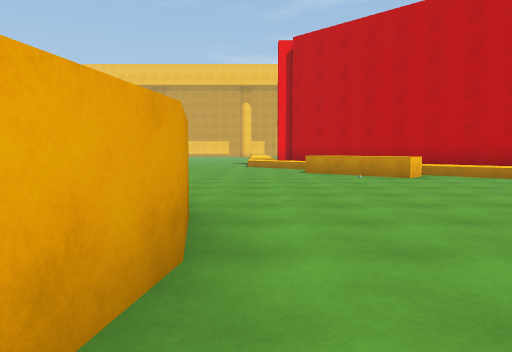
View 1 (above)

23 first-person views from a walk through a Unity game level. The camera is 1.3 m above the floor, tilts 4° down and sees 70° across. The floor is counted in squares, 2 m on a side. Each view is taken from the middle of a square. On the plan, view 1 faces up. The plan holds only what a view shows up to about 11 squares ahead; the rest is blank. The place goes on beyond the plan. The player character is not drawn. Some animated figures are left out. Surface patterns are stand-ins for the level's own textures.

View 2
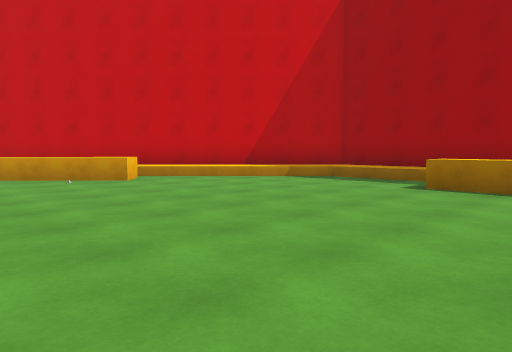

View 3
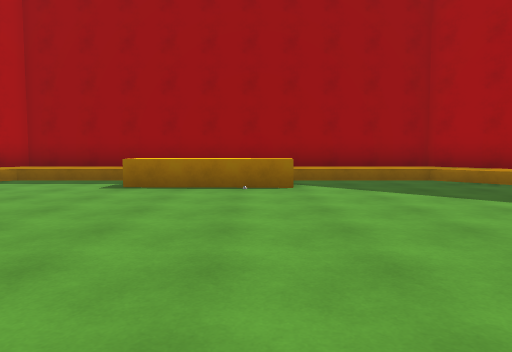

View 4
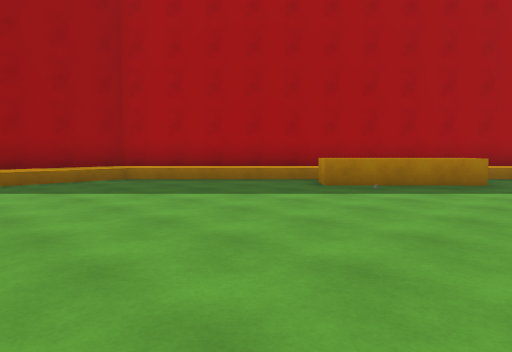

View 5
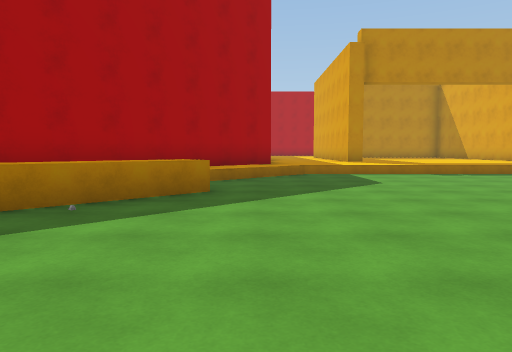

View 6
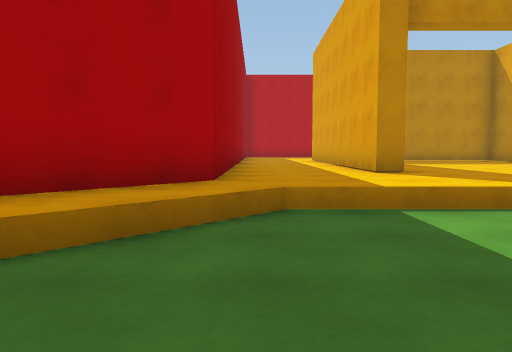

View 7
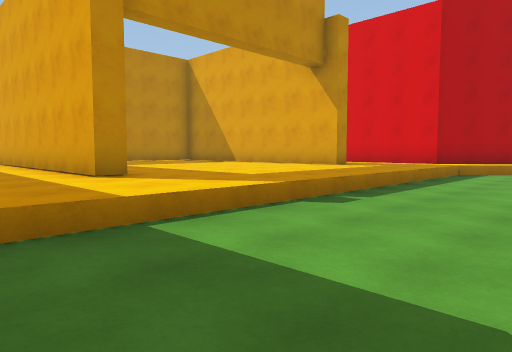

View 8
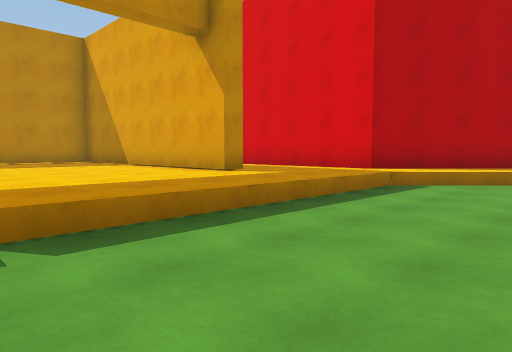

View 9
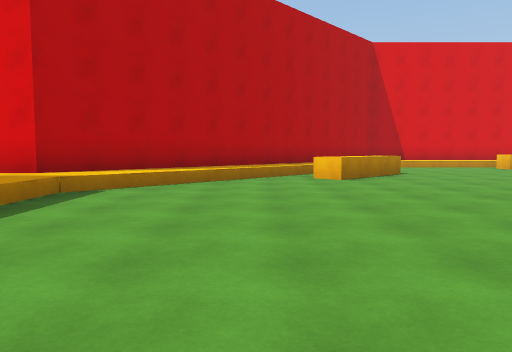

View 10
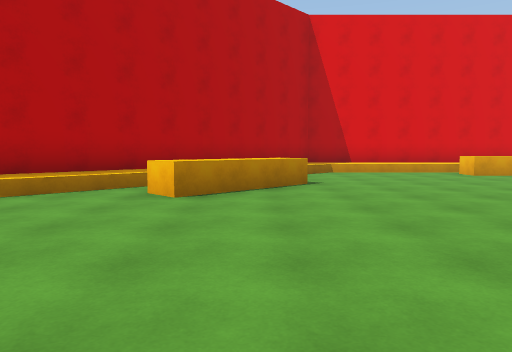

View 11
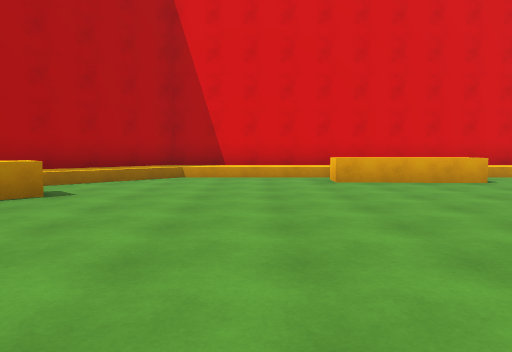

View 12
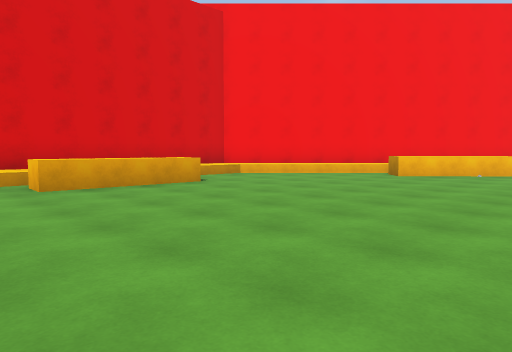

View 13
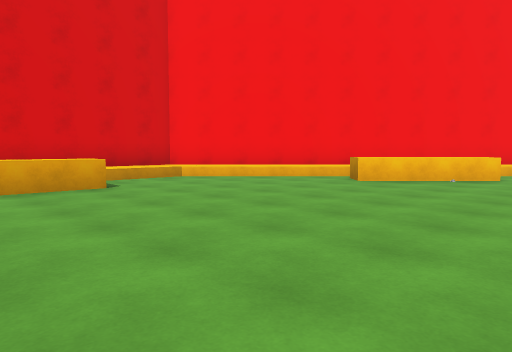

View 14
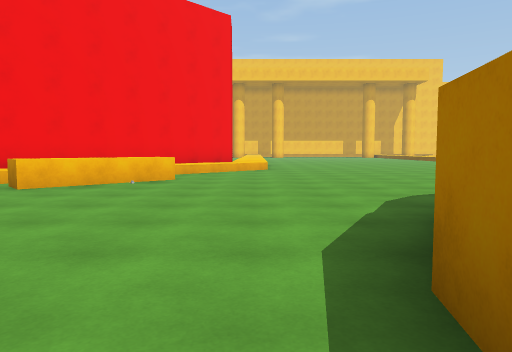

View 15
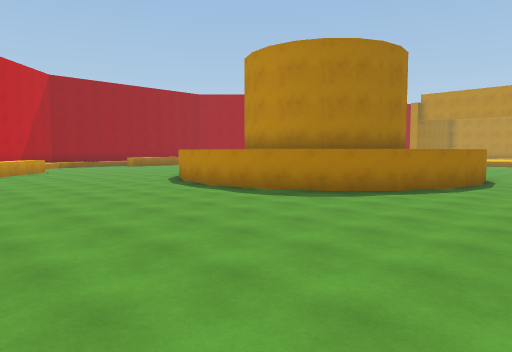

View 16
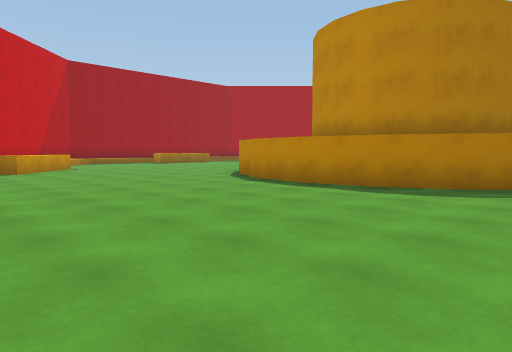

View 17
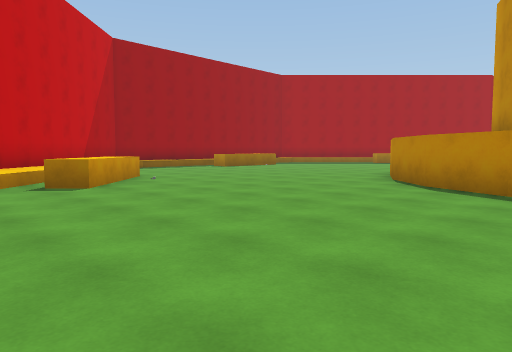

View 18
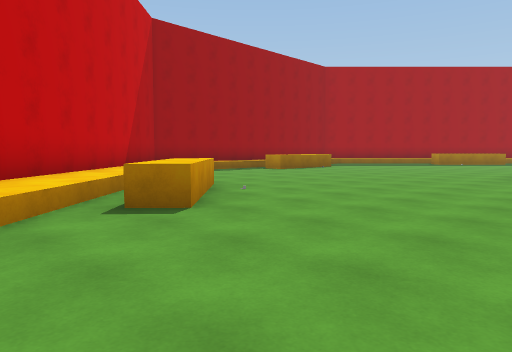

View 19
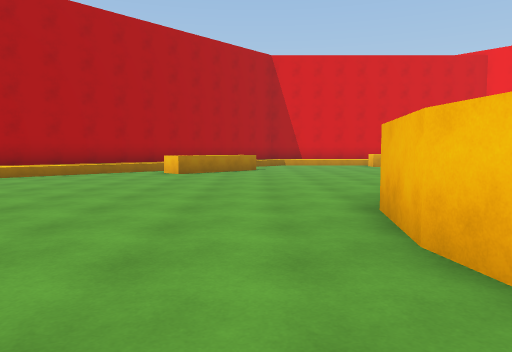

View 20
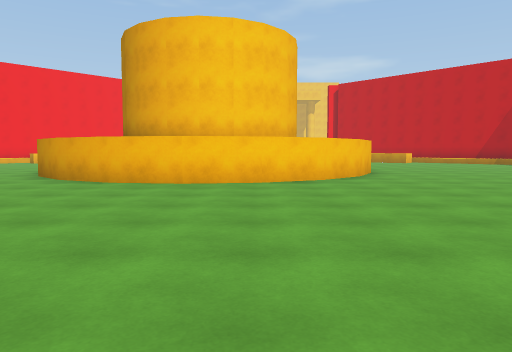

View 21
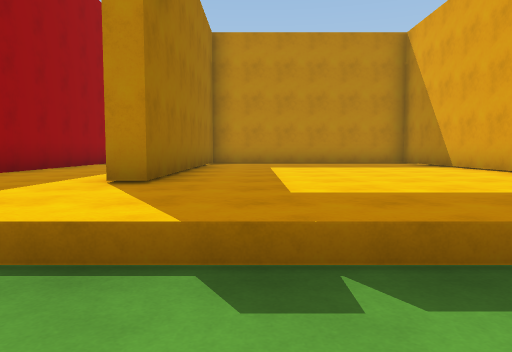

View 22
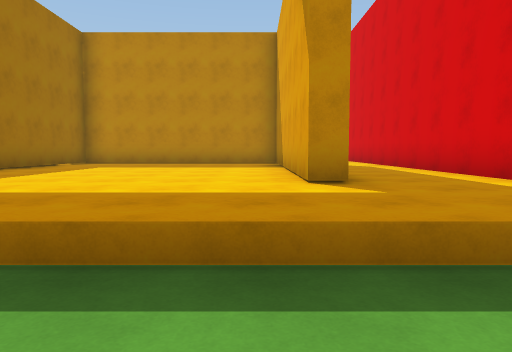

View 23
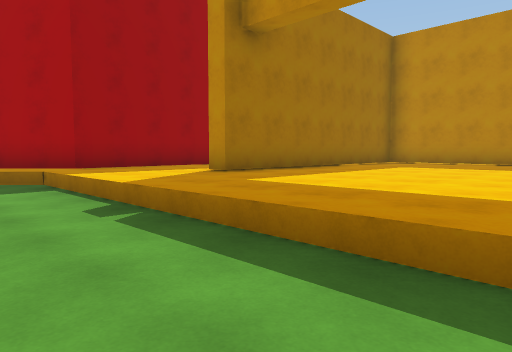

### Floor plan
Key: @ floor where view 1 was taken; # wall or solid block; . main floor; : floor 0.5 m higher than the main floor; / step, stairs or slope; ^ raised ledge.
Columns run from 20 left of view 1 to 9 right of it. Each row starts with its distance up from view 1.
 13       #:/............/ ##
 12        /............../:##
 11    ##  ...............^/:##
 10   ##: ^^..............^^/:##
  9  ##:/^^................^^/:##
  8 ##:/.^..................../:##
  7 #:/..........####........../:#
  6 #/..........##  ##........../#
  5 #/.........##    ##........./#
  4 #/........##       ^......../#
  3 # ^.......#        ^.......^ #
  2 # ^.......#        ^.......^ #
  1 #/^.......#        #.......^ #
  0 #/........        ##@......./#
 -1 #/.........##    ##........./#
 -2 #/..........#^^ ##........../#
 -3 #/.............^............/#
 -4 #:/..^...................../:#
 -5 ##:/.^^.................^./:##
 -6  ##   ^^..............#^./:##
 -7    #:/................^.  ##
 -8    ##:/................
 -9     ##:/............../
-10      ##:/............/:#
-11       ##:////////////:##
-12        ##::::::::::::##
-13         #::::::::::::#
-14         #::#::::::#::#
-15         #::#::::::#::#
-16         #::#::::::#::#
-17         #::#::::::#::#
-18         #::#::::::#::#
-19         #: #::::::# :#

Where each view was taken, in squares from view 1:
view 1: 0 up, 0 right, facing up
view 2: 1 up, 0 right, facing up-right
view 3: 1 up, 0 right, facing right
view 4: 1 up, 0 right, facing down-right
view 5: 1 down, 1 right, facing down
view 6: 7 down, 0 right, facing down
view 7: 8 down, 0 right, facing down-left
view 8: 8 down, 4 left, facing down-left
view 9: 8 down, 5 left, facing left
view 10: 5 down, 8 left, facing left
view 11: 1 down, 10 left, facing left
view 12: 1 down, 11 left, facing up-left
view 13: 1 up, 11 left, facing up-left
view 14: 2 up, 11 left, facing up
view 15: 13 up, 13 left, facing down-right
view 16: 13 up, 10 left, facing down-right
view 17: 13 up, 5 left, facing down-right
view 18: 13 up, 2 left, facing down-right
view 19: 4 down, 3 left, facing left
view 20: 10 down, 4 left, facing up
view 21: 9 down, 4 left, facing down
view 22: 9 down, 8 left, facing down
view 23: 9 down, 8 left, facing down-right
